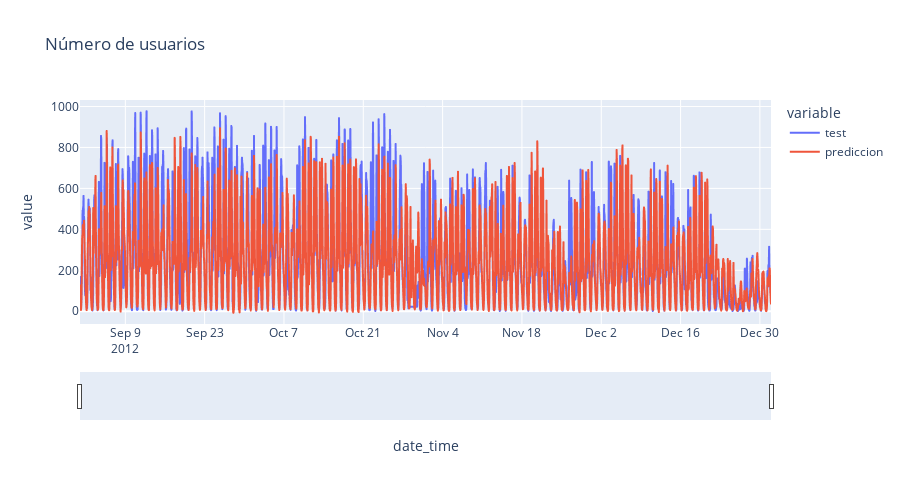

The notebook cell this image was saved under:
### Code cell
# Gráfico interactivo serie temporal
# ==============================================================================
datos_plot = pd.DataFrame({
                'test': datos_test['users'],
                'prediccion': predicciones['pred'],

                 })
datos_plot.index.name = 'date_time'

fig = px.line(
    data_frame = datos_plot.reset_index(),
    x      = 'date_time',
    y      = datos_plot.columns,
    title  = 'Número de usuarios',
    width  = 900,
    height = 500
)

fig.update_xaxes(rangeslider_visible=True)
fig.show()

### Figure 1 — Plotly figure (JSON) as saved in the notebook; plotly's stock layout.template omitted (floating-point values rounded to 4 significant figures; data arrays with more than 128 entries replaced by an {"elided": "..."} marker saying what was removed)
{"data": [{"hovertemplate": "variable=test<br>date_time=%{x}<br>value=%{y}<extra></extra>", "legendgroup": "test", "line": {"color": "#636efa", "dash": "solid"}, "marker": {"symbol": "circle"}, "mode": "lines", "name": "test", "showlegend": true, "type": "scattergl", "x": {"elided": "2928 str values"}, "xaxis": "x", "y": {"elided": "2928 int values"}, "yaxis": "y"}, {"hovertemplate": "variable=prediccion<br>date_time=%{x}<br>value=%{y}<extra></extra>", "legendgroup": "prediccion", "line": {"color": "#EF553B", "dash": "solid"}, "marker": {"symbol": "circle"}, "mode": "lines", "name": "prediccion", "showlegend": true, "type": "scattergl", "x": {"elided": "2928 str values"}, "xaxis": "x", "y": {"elided": "2928 float values"}, "yaxis": "y"}], "layout": {"height": 500, "legend": {"title": {"text": "variable"}, "tracegroupgap": 0}, "title": {"text": "Número de usuarios"}, "width": 900, "xaxis": {"anchor": "y", "domain": [0, 1], "rangeslider": {"visible": true}, "title": {"text": "date_time"}}, "yaxis": {"anchor": "x", "domain": [0, 1], "title": {"text": "value"}}}}
